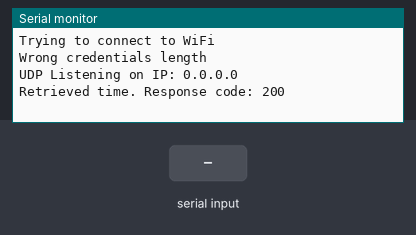
Bench run of a program on a simulated ESP32. Shown: the last lines printed to the serial monitor. The test bench sets the inputs (shaded band). WiFi joins after 1.5 s; servers stay silent unless stated; the local clock reads 2024-03-15 10:24:30 at power-on unless the program sets it; EEPROM starts erased; web services answer with replies made up by the test bench.

Above: at 1.4 s.
1.5 s: "hv\n" received over the second serial link
At 2.7 s:
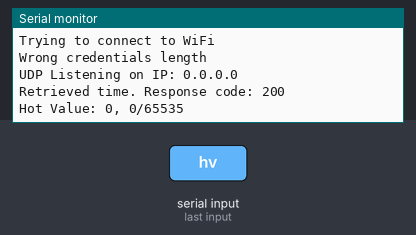
3.0 s: "cv\n" received over the second serial link
At 4.1 s:
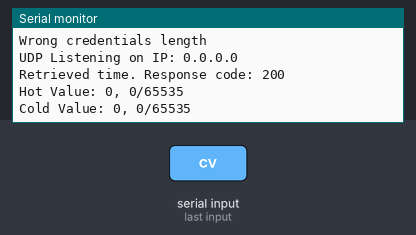
4.5 s: "hcv\n" received over the second serial link
At 5.3 s:
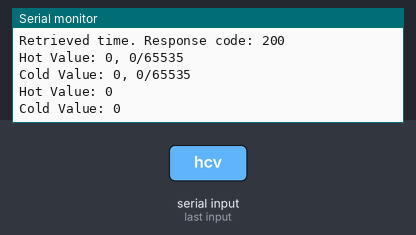
6.0 s: "+\n" received over the second serial link
At 6.4 s:
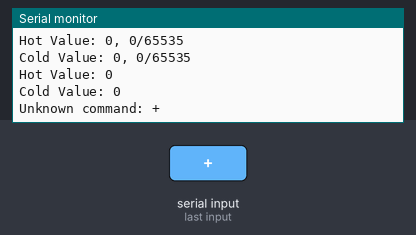
7.5 s: ",\n" received over the second serial link
At 8.7 s:
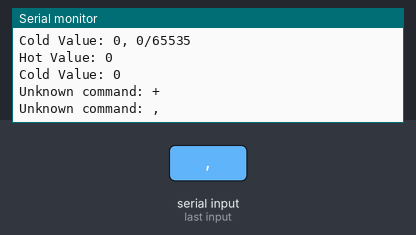
9.0 s: "90,45,200\n" received over the second serial link
At 9.9 s:
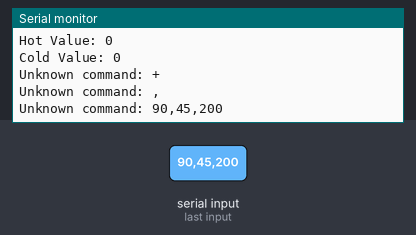

The program:

main.cpp
```cpp
#include <Arduino.h>
#include <WiFi.h>
#include <AsyncUDP.h>
#include <Preferences.h>
#include <HTTPClient.h>
#include "time.h"

#include "converters.h"
#include "initWIFI.h"
#include "syncTime.h"
#include "printCurrentTime.h"

String ssid = "";
String password = "";
String timeloc = "";

bool connected = false;

AsyncUDP udp;
HTTPClient http;

void processInput(String input, bool print);
void multicast();

int hot = 0;
int cold = 0;

ulong last_send = 0;
ulong last_tick = 0;

time_t last_sync = 0;
time_t sync_interval = 86400;

ulong last_reconnect = 0;
ulong reconnect_interval = 10000;

Preferences pref;

void reconnect()
{
  connected = initWIFI(ssid, password);
  connected = initUDP(udp);
  last_reconnect = millis();
}

void setup()
{
  Serial.begin(9600);

  pref.begin("pref");
  ssid = pref.getString("ssid");
  password = pref.getString("password");
  // timeloc = pref.getString("timeloc");

  reconnect();

  if (connected)
  {
    syncTime(http);
    last_sync = time(nullptr);
  }
  Serial2.begin(9600, SERIAL_8N1, 16, 17);
}

void loop()
{

  multicast();
  if (millis() - last_reconnect >= reconnect_interval && !connected)
  {
    reconnect();
  }

  if (millis() - last_tick >= 1000)
  {
    last_tick = millis();

    if (time(nullptr) - last_sync >= sync_interval && connected)
    {
      syncTime(http);
      last_sync = time(nullptr);
    }
    else
    {
      // printCurrentTime();
      // Serial.print("Since sync: ");
      // Serial.println(time(nullptr) - lastsync);
    }
  }

  if (Serial2.available())
  {
    String input = Serial2.readStringUntil('\n');
    processInput(input, true);
  }
}

void getTimeLoc()
{
  Serial2.println("tl" + timeloc);
}

void setTimeLoc(String input)
{
  timeloc = input;
  // pref.putString("timeloc", timeloc);
}

void getValues()
{
  Serial2.println("hcv" + String(hot) + "," + String(cold));
}

void getWiFi()
{
  Serial2.println("wifi" + ssid + "+" + password);
}

void setWiFi(String input)
{
  int sep = -1;
  for (int i = 0; i < input.length(); i++)
  {
    if (input[i] == '+')
    {
      sep = i;
      break;
    }
  }
  if (sep != -1)
  {
    int ssidlen = sep;
    int passwordlen = input.length() - sep - 1;
    if (ssidlen > 0 && passwordlen > 0)
    {
      ssid = input.substring(0, sep);
      password = input.substring(sep + 1, input.length());

      pref.putString("ssid", ssid);
      pref.putString("password", password);

      Serial.print("ssid: ");
      Serial.println(ssid);
      Serial.print("password: ");
      Serial.println(password);
      reconnect();
    }
  }
}

void setHotValue(String input, bool print)
{
  uint8_t val = input.toInt();
  hot = val;

  if (print)
  {
    Serial.print("Hot Value: ");
    Serial.print(val);
    Serial.print(", ");
    Serial.print(convert(val));
    Serial.print("/65535");
    Serial.println();
  }
}

void setColdValue(String input, bool print)
{
  uint8_t val = input.toInt();
  cold = val;

  if (print)
  {
    Serial.print("Cold Value: ");
    Serial.print(val);
    Serial.print(", ");
    Serial.print(convert(val));
    Serial.print("/65535");
    Serial.println();
  }
}

void setValues(String input, bool print)
{
  int sep = -1;
  for (int i = 0; i < input.length(); i++)
  {
    if (input[i] == ',')
    {
      sep = i;
      break;
    }
  }
  uint8_t val1 = 0;
  uint8_t val2 = 0;
  if (sep == -1)
  {
    val1 = val2 = input.substring(0, input.length()).toInt();
  }
  else
  {
    val1 = input.substring(0, sep).toInt();
    val2 = input.substring(sep + 1, input.length()).toInt();
  }
  hot = val1;
  cold = val2;
  if (print)
  {
    Serial.print("Hot Value: ");
    Serial.println(val1);
    Serial.print("Cold Value: ");
    Serial.println(val2);
  }
}

void unknownCommand(String input)
{
  Serial.print("Unknown command: ");
  Serial.print(input);
  Serial.println();
  Serial2.println("Unknown command");
}

void processInput(String input, bool print)
{
  if (input.substring(0, 3) == "gtl")
    getTimeLoc();
  else if (input.substring(0, 2) == "gv")
    getValues();
  else if (input.substring(0, 5) == "gwifi")
    getWiFi();
  else if (input.substring(0, 4) == "wifi")
    setWiFi(input.substring(4, input.length()));
  else if (input.substring(0, 2) == "tl")
    setTimeLoc(input.substring(2, input.length()));
  else if (input.substring(0, 2) == "hv")
    setHotValue(input.substring(2, input.length()), true);
  else if (input.substring(0, 2) == "cv")
    setColdValue(input.substring(2, input.length()), true);
  else if (input.substring(0, 3) == "hcv")
    setValues(input.substring(3, input.length()), true);
  else
    unknownCommand(input);
}

void multicast()
{
  if (millis() - last_send >= 4000 && connected)
  {
    last_send = millis();
    udp.print("hcv" + String(hot) + ',' + String(cold));
  }
}
```

converters.h
```cpp
#include <Arduino.h>

uint16_t convertlog(uint8_t input)
{
  int max = 65535;
  int mult = 9843;

  int res = log2(input + 1) * mult;

  return min(res, max);
}

uint16_t convert(uint8_t input)
{
  int max = 65535;
  int mult = 6554;

  int res = sqrt(input) * (float)mult / (float)max * convertlog(input);

  return min(res, max);
}
```

initWIFI.h
```cpp
#include <Arduino.h>
#include <WiFi.h>
#include <AsyncUDP.h>

bool initWIFI(String ssid, String password)
{
  bool connected = false;
  Serial.println("Trying to connect to WiFi");
  if (ssid.length() == 0 || ssid.length() > 32 || password.length() == 0)
  {
    Serial.println("Wrong credentials length");
    return false;
  }
  WiFi.mode(WIFI_STA);
  WiFi.begin(ssid, password);
  if (WiFi.waitForConnectResult() != WL_CONNECTED)
  {
    connected = false;
    Serial.print("WiFi Failed ");
    Serial.println(WiFi.status());
    Serial2.println("WiFi Connection Failed");
  }
  else
  {
    connected = true;
    Serial.println("WiFi Connection Success");
  }
  return connected;
}

bool initUDP(AsyncUDP& udp)
{
  bool connected = true;
  if (udp.listenMulticast(IPAddress(226, 0, 0, 0), 1234))
  {
    Serial.print("UDP Listening on IP: ");
    Serial.println(WiFi.localIP());
  }
  else
  {
    connected = false;
    Serial.println("UDP Listen Failed");
  }
  return connected;
}
```

printCurrentTime.h
```cpp
#include <Arduino.h>
#include "time.h"

void printCurrentTime()
{
  time_t now = time(nullptr);
  struct tm *timestr;
  timestr = localtime(&now);
  Serial.print("Time Now: ");
  Serial.println(timestr);
}
```

syncTime.h
```cpp
#include <HTTPClient.h>
#include "ArduinoJson.h"
#include "time.h"

void syncTime(HTTPClient &http)
{
  http.begin("http://worldtimeapi.org/api/timezone/Etc/UTC");
  int httpResponseCode = http.GET();
  if (httpResponseCode > 0)
  {
    Serial.print("Retrieved time. Response code: ");
    Serial.println(httpResponseCode);

    String payload = http.getString();

    JsonDocument json;
    deserializeJson(json, payload);
    time_t unixtime = json["unixtime"];

    struct timeval tv;
    tv.tv_sec = unixtime;

    settimeofday(&tv, NULL);
  }
  else
  {
    Serial.print("Error retrieving time. Code: ");
    Serial.println(httpResponseCode);

    String payload = http.getString();
    Serial.print("Response:");
    Serial.println(payload);
  }
  http.end();
}
```

Measured:
- after the input at 1.5 s, the serial monitor: prints a new line at once (image 1)
- after the input at 3.0 s, the serial monitor: prints a new line at once (image 2)
- after the input at 4.5 s, the serial monitor: prints a new line at once (image 3)
- after the input at 6.0 s, the serial monitor: prints a new line at once (image 4)
- after the input at 7.5 s, the serial monitor: prints a new line at once (image 5)
- after the input at 9.0 s, the serial monitor: prints a new line at once (image 6)
